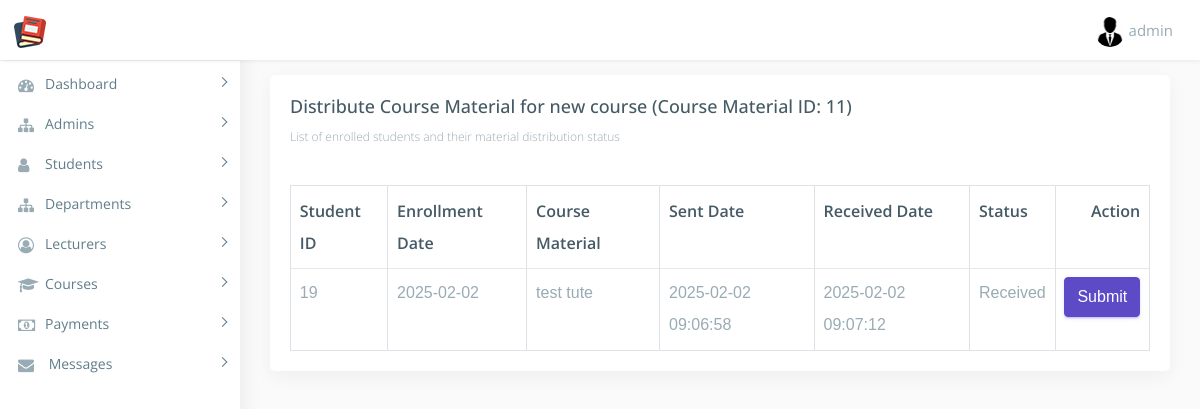
The page /admin/view_course_material.php?course_material_id=11 (signed in) on the database its author committed.
### tables this page shows
CREATE TABLE IF NOT EXISTS `courses` (
  `course_id` int(11) NOT NULL AUTO_INCREMENT,
  `course_name` varchar(255) NOT NULL,
  `course_description` text,
  `department_id` int(11) DEFAULT NULL,
  `start_date` date DEFAULT NULL,
  `end_date` date DEFAULT NULL,
  `is_active` tinyint(1) DEFAULT '1',
  `course_image` varchar(255) DEFAULT NULL,
  `course_image_square` varchar(255) DEFAULT NULL,
  `created_at` timestamp NULL DEFAULT CURRENT_TIMESTAMP,
  `updated_at` timestamp NULL DEFAULT CURRENT_TIMESTAMP ON UPDATE CURRENT_TIMESTAMP,
  `course_fee` decimal(10,2) DEFAULT NULL,
  PRIMARY KEY (`course_id`),
  KEY `fk_courses_department` (`department_id`)
);

CREATE TABLE IF NOT EXISTS `course_enrollments` (
  `enrollment_id` int(11) NOT NULL AUTO_INCREMENT,
  `student_id` int(11) DEFAULT NULL,
  `course_id` int(11) DEFAULT NULL,
  `enrollment_date` date DEFAULT NULL,
  `is_active` tinyint(1) DEFAULT '1',
  PRIMARY KEY (`enrollment_id`),
  KEY `fk_course_enrollments_course` (`course_id`),
  KEY `student_id` (`student_id`) USING BTREE
);

CREATE TABLE IF NOT EXISTS `course_materials` (
  `course_material_id` int(11) NOT NULL AUTO_INCREMENT,
  `course_id` int(11) NOT NULL,
  `course_material_name` varchar(255) NOT NULL,
  `is_active` tinyint(1) DEFAULT '1',
  `created_at` datetime DEFAULT CURRENT_TIMESTAMP,
  `updated_at` datetime DEFAULT CURRENT_TIMESTAMP ON UPDATE CURRENT_TIMESTAMP,
  PRIMARY KEY (`course_material_id`)
);

CREATE TABLE IF NOT EXISTS `course_material_distribution` (
  `distribution_id` int(11) NOT NULL AUTO_INCREMENT,
  `course_material_id` int(11) NOT NULL,
  `student_id` int(11) NOT NULL,
  `sent_date` datetime DEFAULT CURRENT_TIMESTAMP,
  `received_date` datetime DEFAULT NULL,
  `status` enum('Sent','Received') DEFAULT 'Sent',
  `created_at` datetime DEFAULT CURRENT_TIMESTAMP,
  `updated_at` datetime DEFAULT CURRENT_TIMESTAMP ON UPDATE CURRENT_TIMESTAMP,
  PRIMARY KEY (`distribution_id`)
);

### admin/view_course_material.php (the view, shortened to what this page needs)
<?php
include("../connection/connect.php");
if (!isset($_SESSION['apex_admin_id'])) {
    header("Location: index.php");
    exit();
} else {
    $admin_id = $_SESSION['apex_admin_id'];
    $query = "SELECT apex_admin_name FROM admin WHERE apex_admin_id = '$admin_id'";
    $result = mysqli_query($db, $query);
    if ($result && mysqli_num_rows($result) > 0) {
        $row = mysqli_fetch_assoc($result);
        $admin_name = $row['apex_admin_name'];
    } else {
        session_destroy();
        header("Location: index.php");
        exit();
    }
}
$course_material_id = isset($_GET['course_material_id']) ? $_GET['course_material_id'] : null;
$course_name = "";
$course_id = "";
if ($course_material_id) {
    $sql_course_details = "SELECT c.course_id, c.course_name
                           FROM courses c
                           JOIN course_materials cm ON c.course_id = cm.course_id
                           WHERE cm.course_material_id = '$course_material_id'";
    $query_course_details = mysqli_query($db, $sql_course_details);
    if (mysqli_num_rows($query_course_details) > 0) {
        $course_row = mysqli_fetch_assoc($query_course_details);
        $course_id = $course_row['course_id'];
        $course_name = $course_row['course_name'];
    } else {
        echo '<script>alert("Course material not found."); window.location.href="course_materials.php";</script>';
        exit();
    }
}
$sql_enrollments = "
    SELECT ce.student_id, ce.enrollment_date, ce.is_active AS student_status, cm.course_material_name,
           cmd.sent_date, cmd.received_date, cmd.status
    FROM course_enrollments ce
    LEFT JOIN course_materials cm ON cm.course_id = ce.course_id
    LEFT JOIN course_material_distribution cmd ON cmd.student_id = ce.student_id AND cmd.course_material_id = cm.course_material_id
    WHERE ce.course_id = '$course_id' AND cm.course_material_id = '$course_material_id'";
$query_enrollments = mysqli_query($db, $sql_enrollments);
?>
<!DOCTYPE html>
<html lang="en">
<head>
    <link href="css/lib/bootstrap/bootstrap.min.css" rel="stylesheet">
    <link href="css/helper.css" rel="stylesheet">
    <link href="css/style.css" rel="stylesheet">
</head>
<body class="fix-header fix-sidebar">
    <div id="main-wrapper">
        <?php require('header.php'); ?>
        <?php require('left_sidebar.php'); ?>
        <div class="page-wrapper">
            <div class="container-fluid">
                <div class="row">
                    <div class="col-12">
                        <div class="card">
                            <div class="card-body">
                                <h4 class="card-title">Distribute Course Material for <?php echo $course_name; ?> (Course Material ID: <?php echo $course_material_id; ?>)</h4>
                                <h6 class="card-subtitle">List of enrolled students and their material distribution status</h6>
                                <div class="table-responsive m-t-40">
                                    <table class="table table-bordered table-hover">
                                        <thead>
                                            <tr>
                                                <th>Student ID</th>
                                                <th>Enrollment Date</th>
                                                <th>Course Material</th>
                                                <th>Sent Date</th>
                                                <th>Received Date</th>
                                                <th>Status</th>
                                                <th>Action</th>
                                            </tr>
                                        </thead>
                                        <tbody>
                                            <?php
                                            if (mysqli_num_rows($query_enrollments) > 0) {
                                                while ($row = mysqli_fetch_assoc($query_enrollments)) {
                                                    echo '<tr>';
                                                    echo '<td>' . $row['student_id'] . '</td>';
                                                    echo '<td>' . $row['enrollment_date'] . '</td>';
                                                    echo '<td>' . $row['course_material_name'] . '</td>';
                                                    echo '<td>' . $row['sent_date'] . '</td>';
                                                    echo '<td>' . $row['received_date'] . '</td>';
                                                    echo '<td>' . ($row['status'] ? $row['status'] : 'Not Sent') . '</td>';
                                                    if ($row['status'] != 'Sent') {
                                                        echo '<td>
                                                                <form method="POST" action="">
                                                                    <input type="hidden" name="student_id" value="' . $row['student_id'] . '">
                                                                    <button type="submit" name="update_status" class="btn btn-primary">Submit</button>
                                                                </form>
                                                              </td>';
                                                    } else {
                                                        echo '<td><span class="badge badge-success">Mark as Sent</span></td>';
                                                    }
                                                    echo '</tr>';
                                                }
                                            } else {
                                                echo '<tr><td colspan="7" class="text-center">No students enrolled for this material.</td></tr>';
                                            }
                                            ?>
                                        </tbody>
                                    </table>
                                </div>
                            </div>
                        </div>
                    </div>
                </div>
            </div>
        </div>
    </div>
</body>
</html>

### admin/header.php (shortened to what this page needs)
<div class="header">
    <nav class="navbar top-navbar navbar-expand-md navbar-light">
        <div class="navbar-header">
            <a class="navbar-brand" href="dashboard.php">
                <b><img src="images/favicon.png" alt="homepage" class="dark-logo" /></b>
            </a>
        </div>
        <div class="navbar-collapse">
            <ul class="navbar-nav mr-auto mt-md-0">
                <li class="nav-item m-l-10"> <a class="nav-link sidebartoggler hidden-sm-down text-muted  " href="javascript:void(0)"><i class="ti-menu"></i></a> </li>
            </ul>
            <ul class="navbar-nav my-lg-0">
                <li class="nav-item dropdown">
                    <a class="nav-link dropdown-toggle text-muted  " href="#" data-toggle="dropdown" aria-haspopup="true" aria-expanded="false"><img src="images/users/5.jpg" alt="user" class="profile-pic" />
                    <?php echo $admin_name; ?>
                   </a>
                </li>
            </ul>
        </div>
    </nav>
</div>

### admin/css/helper.css (style rules this page uses)
.m-t-40 { margin-top: 40px!important; }
.m-l-10 { margin-left: 10px!important; }

### rows shown on the page
courses: course_name "new course"
course_enrollments: student "19", enrollment_date "2025-02-02", course_materials.course_material_name "test tute", course_material_distribution.sent_date "2025-02-02 09:06:58", course_material_distribution.received_date "2025-02-02 09:07:12", course_material_distribution.status "Received"

### other values the page prints
$admin_name "admin"
$course_material_id "11"
